Frame 1 (no input): blank canvas, image omitted
Frame 60 (no input): blank canvas, image omitted
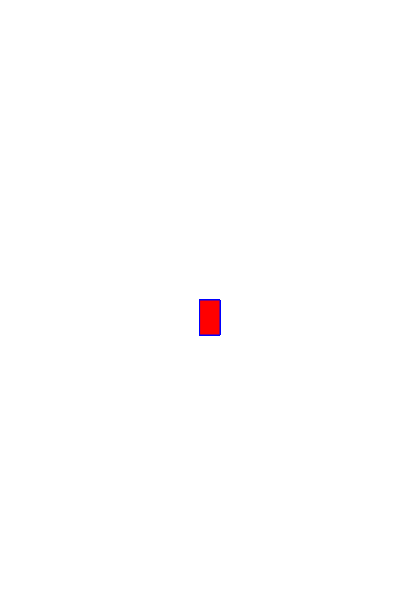
Frame 120 (the mouse pressed at the canvas centre since frame 60)

The p5.js sketch whose frames 1 and 60 were blank and that drew this single picture after the mouse press (run headless with seeded random() and noise() and a simulated clock; from frame 60 on, the mouse is pressed at the canvas centre):

// p5.js sketch
// ── sketch.js
function setup() {
  createCanvas(400, 600);
   background("white")
}

  function draw() {

  stroke("blue");
  fill("red");

  //console.log(mouseIsPressed);

  if (mouseIsPressed) {
  rect(mouseX, mouseY, 20, 35);
   }
  }
